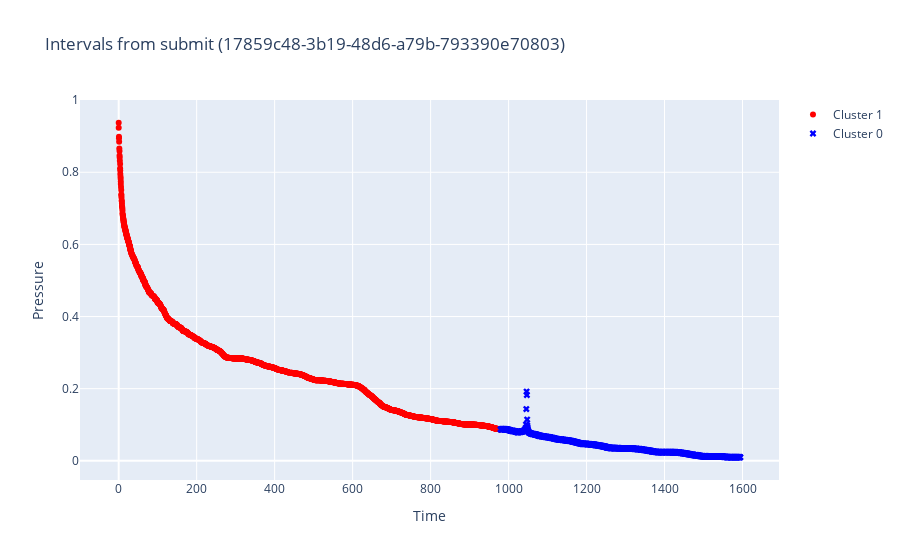

Notebook source saved alongside this figure:
### Markdown cell above
## Обработанная кластеризация

### Code cell
plot_data_from_submit(clust_df, filename, SUBMIT_OUTPUT_PATH)

### Figure 1 — Plotly figure (JSON) as saved in the notebook; plotly's stock layout.template omitted (floating-point values rounded to 4 significant figures; data arrays with more than 128 entries replaced by an {"elided": "..."} marker saying what was removed)
{"data": [{"marker": {"color": "red", "size": 6, "symbol": "circle"}, "mode": "markers", "name": "Cluster 1", "type": "scatter", "x": {"elided": "1691 float values"}, "y": {"elided": "1691 float values"}}, {"marker": {"color": "blue", "size": 6, "symbol": "x"}, "mode": "markers", "name": "Cluster 0", "type": "scatter", "x": {"elided": "947 float values"}, "y": {"elided": "947 float values"}}], "layout": {"showlegend": true, "title": {"text": "Intervals from submit (17859c48-3b19-48d6-a79b-793390e70803)"}, "xaxis": {"title": {"text": "Time"}}, "yaxis": {"title": {"text": "Pressure"}}}}
